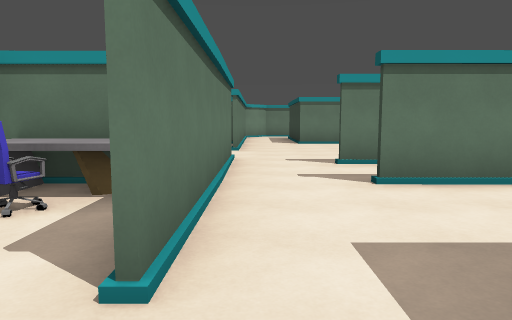
View 1 (above)

16 first-person views from a walk through a 3-D level made in the Godot game engine. The camera is 1.5 m above the floor, tilts 6° down and sees 70° across. The floor is counted in squares, 2 m on a side. Each view is taken from the middle of a square. On the plan, view 1 faces up. The plan holds only what a view shows up to about 11 squares ahead; the rest is blank. The place goes on beyond the plan. Door leaves are left out where a doorway can be walked through.

View 2
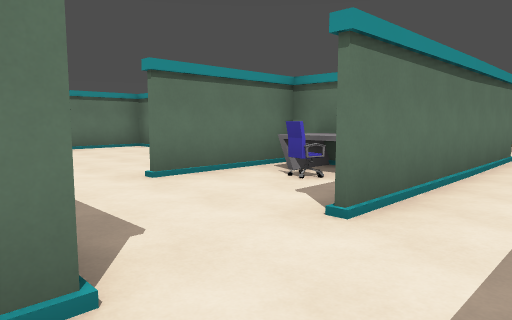

View 3
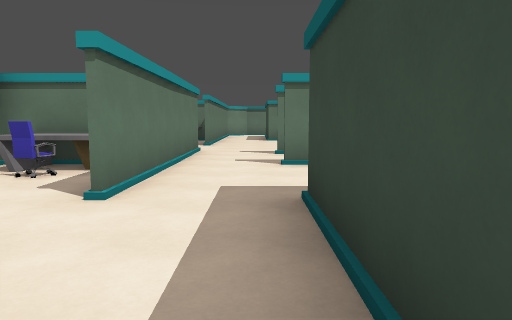

View 4
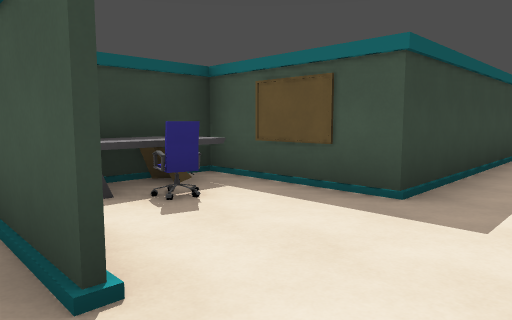

View 5
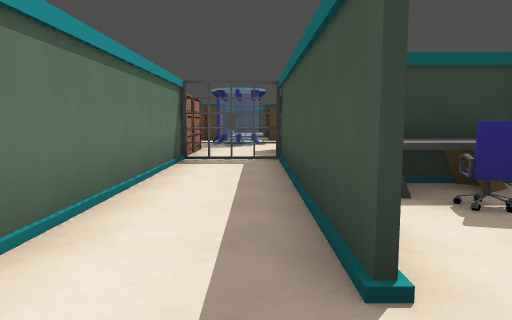

View 6
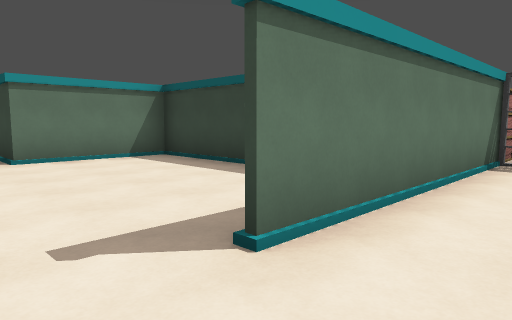

View 7
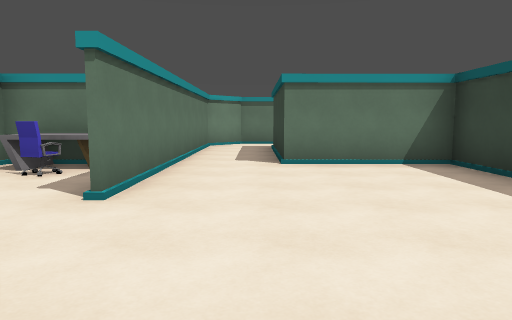

View 8
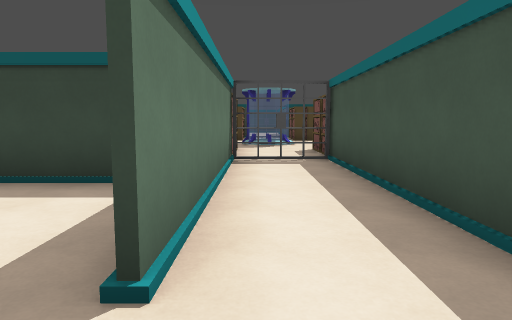

View 9
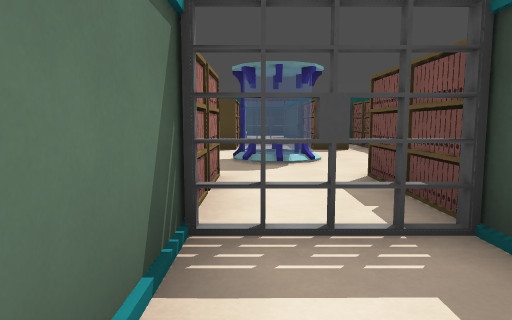

View 10
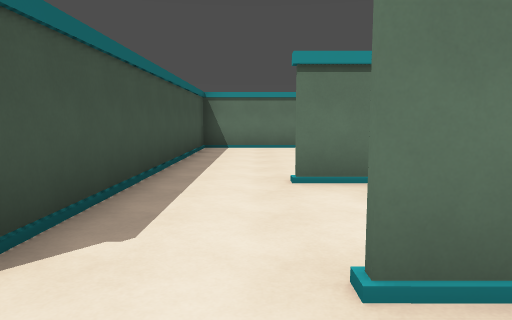

View 11
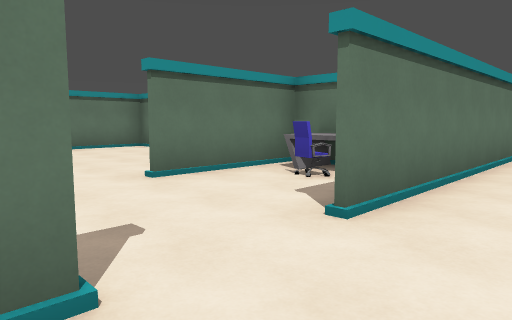

View 12
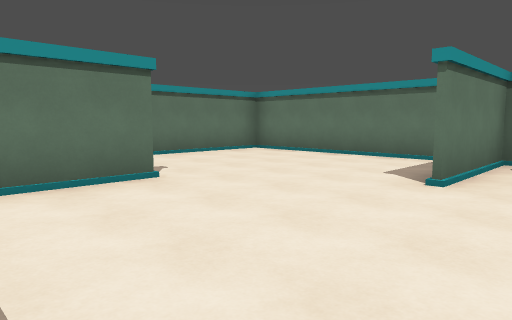

View 13
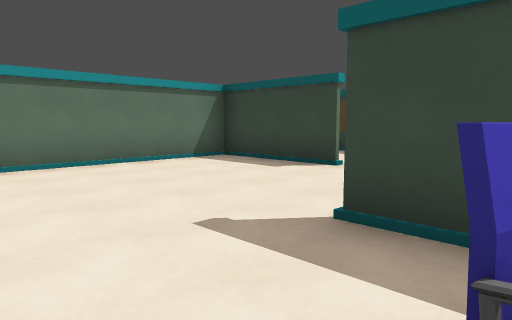

View 14
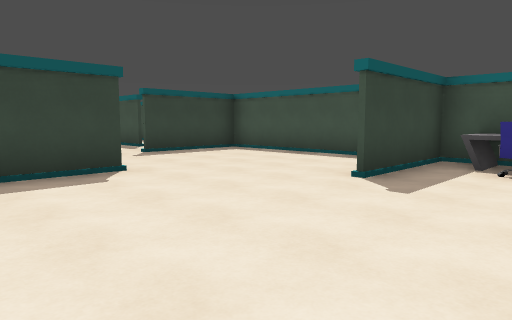

View 15
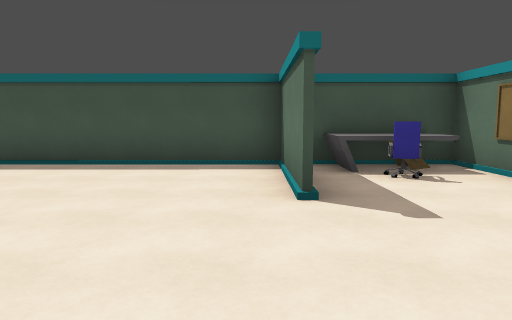

View 16
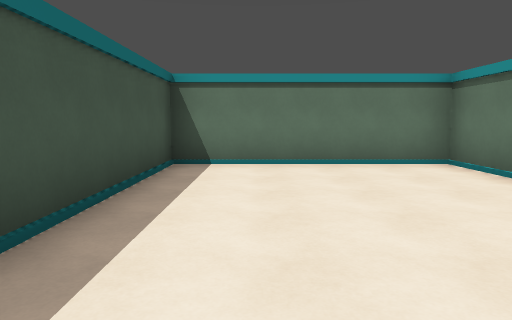

### Floor plan
Key: @ floor where view 1 was taken; # wall or solid block; . floor; = window, fence, low wall or low ledge; E desk; C chair; S shelf; O other object.
Columns run from 9 left of view 1 to 16 right of it. Each row starts with its distance up from view 1.
 17         #..
 16         #..#
 15         #..#
 14         #..#
 13 ######EEE..####
 12 .....#EEE.....#
 11 .....#.C#.....#
 10 .....#..#.....#
  9 ..............#
  8 ..............#
  7 ..#.....#..###### SS....S
  6 .CE.....#.......=....## ..
  5 EEE###..#.......=....## ..
  4 ...  #EEE..##E###   ....O
  3 .....#.C#...CEE        .O.
  2 .....#..#....EE          #
  1 ...........####
  0 .........@.#
 -1 #########..#
 -2           .#

Positions as (right, up) in squares from view 1, and headings:
1: (0, 0), facing up
2: (1, -1), facing up-left
3: (1, -2), facing up
4: (0, 5), facing down-right
5: (0, 5), facing right
6: (0, 5), facing up-right
7: (1, 6), facing up
8: (0, 6), facing right
9: (5, 6), facing right
10: (1, 1), facing left
11: (1, 7), facing up-left
12: (-2, 5), facing up-left
13: (-9, 6), facing up-right
14: (-9, 12), facing down-right
15: (-6, 11), facing down
16: (-3, 1), facing left
